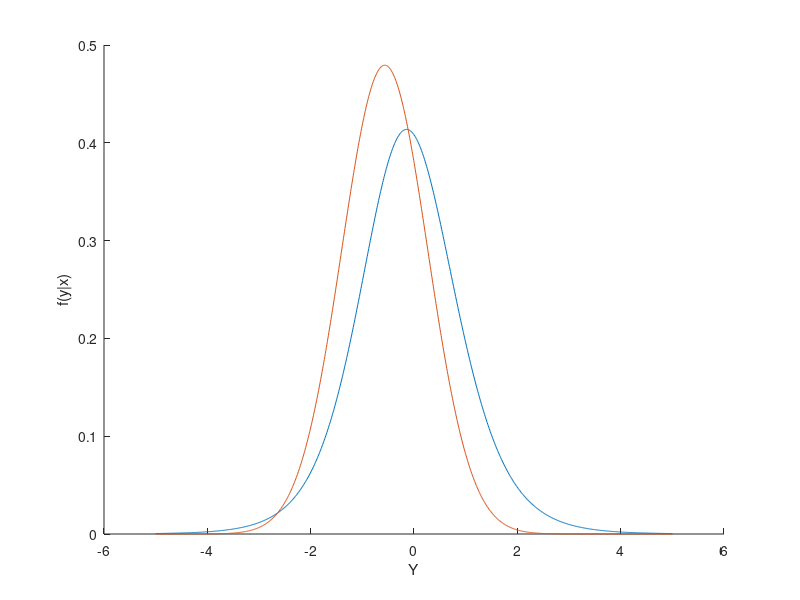

This figure's MATLAB source: (Note: this script raises an error after producing the figure.)
clear all;

% Data
x = [-0.4326, -1.6656, 0.1253, 0.2877, -1.1465];

% Model parameters
n = length(x);
% Prior of mu ~ N(0, sigma0^2)
sigma0 = 1;
% Prior of sigma^2 ~ InvGamma(alpha0, lambda0)
alpha0 = 1;
lambda0 = 1;

% Number of samples to generate
N = 10^3;

% Evenly spaced partition for y
y = linspace(-5, 5, 1000);
% Store estimated likelihoods for Y (parameters generated via Gibbs sampler
% below)
f_y_given_theta = [];

% Initial sigma value for Gibbs sampler
sigma = 1;
% Run Gibbs sampler
for i = 1:N
    % (mu|sigma^2, x) ~ Normal, see equation 8.9 on page 235
    kappa = sigma^2/(sigma0^2/n);
    mu_mean = mean(x)/(1 + kappa);
    mu_sigma2 = (sigma^2/n)/(1 + kappa);
    % Use square root to get standard deviation needed as parameter for
    % normrnd function
    mu = normrnd(mu_mean, sqrt(mu_sigma2));
    
    % (sigma^2|mu, x) ~ InvGamma, see equation 8.10 on page 235
    sigma2_shape = alpha0 + n/2;
    sigma2_rate = sum((x - mu).^2)/2 + lambda0;
    % Have used rate parameterisation of Inverse-Gamma distribution but
    % MATLAB implements scale parameterisation for inbuilt functions
    % --> convert rate to scale using scale = 1/rate
    sigma2_scale = 1/sigma2_rate;
    % sigma2 ~ InvGamma --> 1/sigma2 ~ Gamma
    sigma2 = 1/gamrnd(sigma2_shape, sigma2_scale);
    
    % Y ~ N(mu, sigma^2), store resulting pdf
    f_y_given_theta(i, :) = normpdf(y, mu, sqrt(sigma2));    
end

% Monte Carlo approximation for f(y|x)
f_y_given_x = mean(f_y_given_theta);

% Plot and compare results - common sense pdf is unreliable since VERY
% SMALL sample size (n = 5) used to estimate mean and variance
hold on
plot(y, f_y_given_x)
plot(y, normpdf(y, mean(x), std(x)))
xlabel("Y")
ylabel("f(y|x)")
title("Comparison of estimated predictive pdf vs. 'common-sense' " + ...
    "Gaussian pdf")
legend("Predictive pdf", "Common-sense Gaussian pdf")
set(gca, 'FontSize', 12)
hold off
